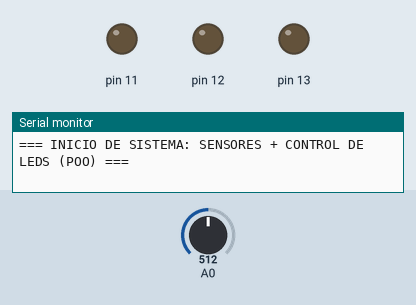
Bench run of a sketch on a simulated Arduino Uno, built with avr-gcc and run on an emulated ATmega328P. Shown: output pins drawn as LEDs (lit = HIGH), the last lines printed to the serial monitor. Inputs (shaded band) come from the test bench; at power-on: A0 = 512. Random numbers use the default seed unless the sketch sets one.

Above: at 0.1 s.
At 2.6 s:
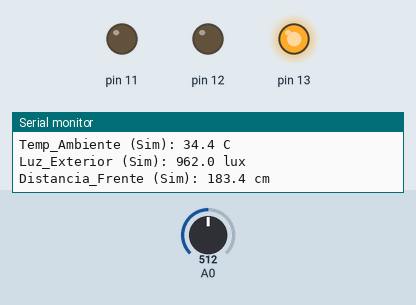
At 10.1 s:
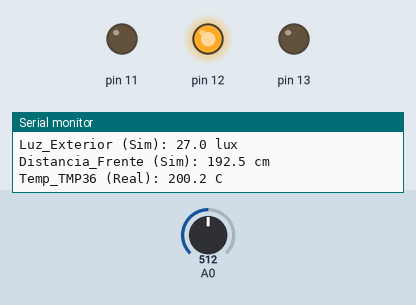
At 17.85 s:
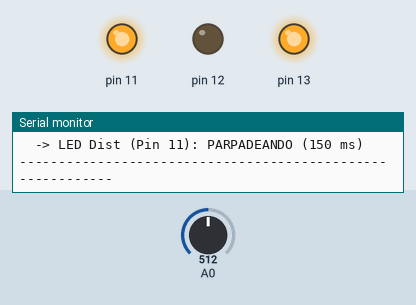
At 25.34 s:
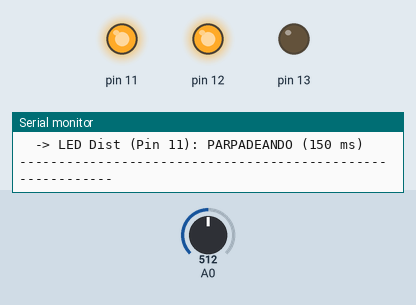
At 37.6 s:
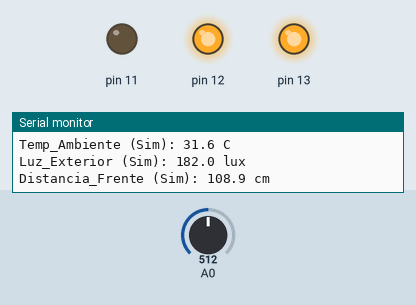
Timing chart, 0 to 39.1 s (numbered marks = the images above):
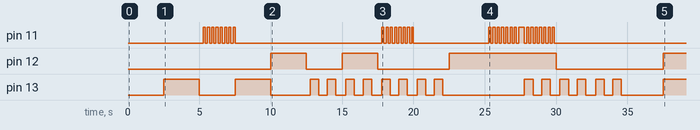

The sketch:

PT2.ino
```cpp
// ============================================================================
// Trabajo Práctico N.º 8 - Programación Orientada a Objetos (POO)
// Ejercicio 1 + Ejercicio 2: Sensores y Control Independiente de LEDs
// ============================================================================

// ----------------------------------------------------------------------------
// EJERCICIO 1: Clase Base Sensor y Subclases
// ----------------------------------------------------------------------------
class Sensor {
  protected:
    String nombre;
    float valor;
    String magnitud;

  public:
    Sensor(String _nombre, String _magnitud) {
      nombre = _nombre;
      magnitud = _magnitud;
      valor = 0.0;
    }

    void generarMedicion() {
      valor = random(0, 100);
    }

    float leerMedicion() {
      return valor;
    }

    void mostrar() {
      Serial.print(nombre);
      Serial.print(": ");
      Serial.print(valor, 1);
      Serial.println(magnitud);
    }
};

class SensorTemperatura : public Sensor {
  private:
    float tempMin;
    float tempMax;

  public:
    SensorTemperatura(String _nombre, float _min, float _max)
      : Sensor(_nombre, " C") {
      tempMin = _min;
      tempMax = _max;
    }

    void generarMedicion() {
      valor = random((long)(tempMin * 10), (long)(tempMax * 10)) / 10.0;
    }

    bool esTemperaturaAlta(float umbral) {
      return valor > umbral;
    }
};

class SensorLuz : public Sensor {
  private:
    int maxLux;

  public:
    SensorLuz(String _nombre, int _maxLux)
      : Sensor(_nombre, " lux") {
      maxLux = _maxLux;
    }

    void generarMedicion() {
      valor = random(0, maxLux + 1);
    }

    int obtenerPorcentajeLuz() {
      return map((long)valor, 0, maxLux, 0, 100);
    }
};

class SensorUltrasonido : public Sensor {
  private:
    float rangoMinCm;
    float rangoMaxCm;

  public:
    SensorUltrasonido(String _nombre, float _minCm, float _maxCm)
      : Sensor(_nombre, " cm") {
      rangoMinCm = _minCm;
      rangoMaxCm = _maxCm;
    }

    void generarMedicion() {
      valor = random((long)(rangoMinCm * 10), (long)(rangoMaxCm * 10)) / 10.0;
    }

    bool hayObstaculo(float distanciaLimite) {
      return valor <= distanciaLimite;
    }
};

class SensorTemperaturaReal : public Sensor {
  private:
    int pinAnalogico;
    float voltaje;

  public:
    SensorTemperaturaReal(String _nombre, int _pin)
      : Sensor(_nombre, " C") {
      pinAnalogico = _pin;
      voltaje = 0.0;
      pinMode(pinAnalogico, INPUT);
    }

    void generarMedicion() {
      int lecturaCruda = analogRead(pinAnalogico);
      voltaje = lecturaCruda * (5.0 / 1023.0);
      valor = (voltaje - 0.5) * 100.0;
    }

    float leerVoltaje() {
      return voltaje;
    }
};

// ----------------------------------------------------------------------------
// 2.1 EJERCICIO 2: Clase Led (encender, apagar, parpadear independiente)
// ----------------------------------------------------------------------------
class Led {
  private:
    int pin;
    bool estadoEncendido;
    bool modoParpadeo;
    unsigned long intervaloParpadeo;
    unsigned long ultimoCambio;

  public:
    // Constructor: configura el pin como salida y arranca apagado
    Led(int _pin) {
      pin = _pin;
      estadoEncendido = false;
      modoParpadeo = false;
      intervaloParpadeo = 500;
      ultimoCambio = 0;
      pinMode(pin, OUTPUT);
      digitalWrite(pin, LOW);
    }

    // Enciende el LED de forma continua (cancela parpadeo)
    void encender() {
      modoParpadeo = false;
      estadoEncendido = true;
      digitalWrite(pin, HIGH);
    }

    // Apaga el LED de forma continua (cancela parpadeo)
    void apagar() {
      modoParpadeo = false;
      estadoEncendido = false;
      digitalWrite(pin, LOW);
    }

    // Activa el parpadeo periódico a la velocidad indicada (en milisegundos)
    void parpadear(unsigned long intervaloMs) {
      modoParpadeo = true;
      intervaloParpadeo = intervaloMs;
    }

    // Debe llamarse en cada vuelta del loop() para gestionar el parpadeo sin bloquear
    void actualizar() {
      if (modoParpadeo) {
        unsigned long ahora = millis();
        if (ahora - ultimoCambio >= intervaloParpadeo) {
          ultimoCambio = ahora;
          estadoEncendido = !estadoEncendido;
          digitalWrite(pin, estadoEncendido ? HIGH : LOW);
        }
      }
    }

    // Devuelve una descripción legible del estado actual para mostrar en consola
    String obtenerEstadoTexto() {
      if (modoParpadeo) {
        return "PARPADEANDO (" + String(intervaloParpadeo) + " ms)";
      }
      return estadoEncendido ? "ENCENDIDO" : "APAGADO";
    }
};

// ============================================================================
// Instanciación de Objetos (Sensores del Ej. 1 + 2.2 Múltiples LEDs)
// ============================================================================
SensorTemperatura     tempSim("Temp_Ambiente (Sim)", 15.0, 38.0);
SensorLuz             luzSim("Luz_Exterior (Sim)", 1000);
SensorUltrasonido     distSim("Distancia_Frente (Sim)", 2.0, 200.0);
SensorTemperaturaReal tempReal("Temp_TMP36 (Real)", A0);

// 2.2 Tres objetos Led independientes en distintos pines
Led ledTemp(13);  // LED Rojo: indicador térmico
Led ledLuz(12);   // LED Amarillo: indicador de baja iluminación
Led ledDist(11);  // LED Verde: indicador de proximidad

// Temporizador no bloqueante para muestrear sensores cada 2.5 segundos
unsigned long ultimaLectura = 0;
const unsigned long INTERVALO_MUESTREO = 2500;

void setup() {
  Serial.begin(9600);
  randomSeed(analogRead(A5));

  Serial.println("=== INICIO DE SISTEMA: SENSORES + CONTROL DE LEDS (POO) ===");
  Serial.println();
}

void loop() {
  unsigned long ahora = millis();

  // Muestreo periódico de sensores (sin usar delay() para no frenar los LEDs)
  if (ahora - ultimaLectura >= INTERVALO_MUESTREO) {
    ultimaLectura = ahora;

    // 1. Actualizar lecturas de sensores
    tempSim.generarMedicion();
    luzSim.generarMedicion();
    distSim.generarMedicion();
    tempReal.generarMedicion();

    // 2.3 Hacer reaccionar cada LED según la lectura de su sensor simulado
    // --- Reacción a Temperatura ---
    if (tempSim.esTemperaturaAlta(30.0)) {
      ledTemp.encender();            // Alerta alta: fijo encendido
    } else if (tempSim.leerMedicion() >= 22.0) {
      ledTemp.parpadear(600);        // Temperatura media: parpadeo lento
    } else {
      ledTemp.apagar();              // Temperatura baja: apagado
    }

    // --- Reacción a Luz ---
    if (luzSim.obtenerPorcentajeLuz() < 30) {
      ledLuz.encender();             // Poca luz (<30%): enciende luz auxiliar
    } else {
      ledLuz.apagar();               // Buena iluminación: apagado
    }

    // --- Reacción a Distancia ---
    if (distSim.hayObstaculo(40.0)) {
      ledDist.parpadear(150);        // Obstáculo cerca (<=40 cm): parpadeo rápido
    } else {
      ledDist.apagar();              // Despejado: apagado
    }

    // 3. Imprimir reporte en Monitor Serie
    tempSim.mostrar();
    luzSim.mostrar();
    distSim.mostrar();
    tempReal.mostrar();

    Serial.println("  [Estado de Actuadores]");
    Serial.println("  -> LED Temp (Pin 13): " + ledTemp.obtenerEstadoTexto());
    Serial.println("  -> LED Luz  (Pin 12): " + ledLuz.obtenerEstadoTexto());
    Serial.println("  -> LED Dist (Pin 11): " + ledDist.obtenerEstadoTexto());
    Serial.println("-----------------------------------------------------------");
  }

  // 4. Actualizar continuamente el estado de parpadeo de cada LED independiente
  ledTemp.actualizar();
  ledLuz.actualizar();
  ledDist.actualizar();
}
```

Measured:
- by itself, pin 11: LOW → HIGH at 5.3 s, → LOW 0.15 s later, → HIGH 0.15 s later, → LOW 0.15 s later, … (62 changes in this stretch)
- by itself, pin 12: goes HIGH 2.5 s, LOW 2.5 s, HIGH 2.5 s, LOW 5.0 s, HIGH 7.5 s, LOW 7.5 s, then HIGH
- by itself, pin 13: LOW → HIGH at 2.5 s, → LOW 2.5 s later, → HIGH 2.5 s later, → LOW 2.5 s later, … (33 changes in this stretch)
